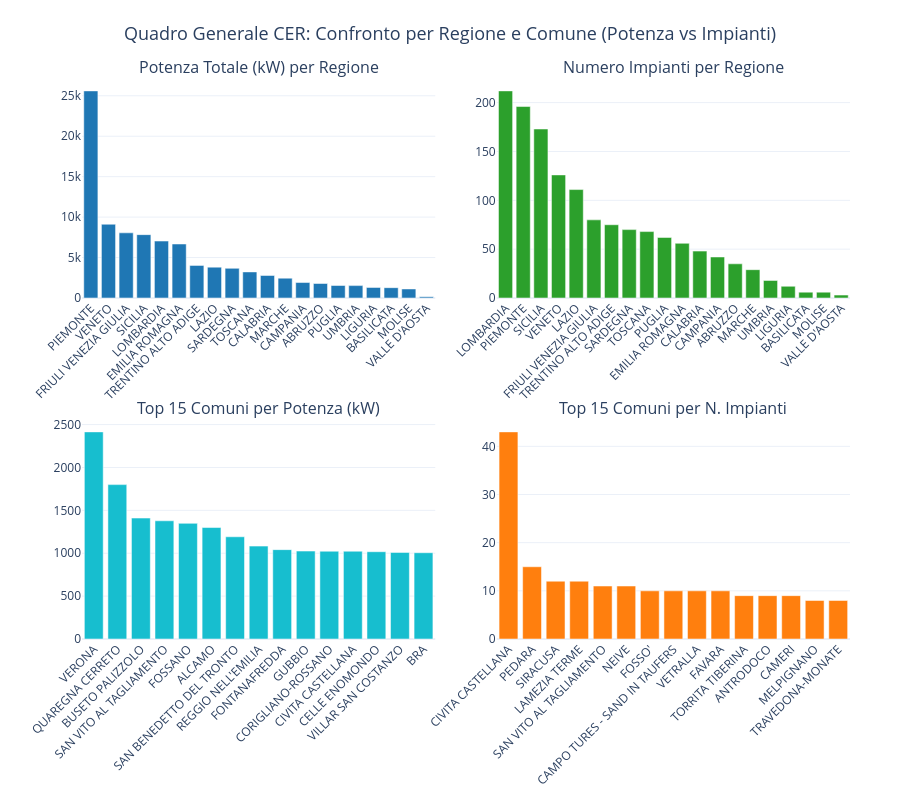

Notebook code for this chart:
### Code cell
import pandas as pd
import plotly.graph_objects as go
from plotly.subplots import make_subplots


#  Aggregazioni per Regione
reg_df = df.groupby('regione').agg(
    tot_potenza_kw=('potenza_totale_kw', 'sum'),
    tot_impianti=('numero_impianti', 'sum')
).reset_index()

reg_kw = reg_df.sort_values(by='tot_potenza_kw', ascending=False)
reg_imp = reg_df.sort_values(by='tot_impianti', ascending=False)

#  Aggregazioni per Comune (Top 15)
com_df = df.groupby(['comune', 'provincia', 'regione']).agg(
    tot_potenza_kw=('potenza_totale_kw', 'sum'),
    tot_impianti=('numero_impianti', 'sum')
).reset_index()

com_kw = com_df.sort_values(by='tot_potenza_kw', ascending=False).head(15)
com_imp = com_df.sort_values(by='tot_impianti', ascending=False).head(15)

#  Creazione della griglia 2x2 per i 4 grafici
fig = make_subplots(
    rows=2, cols=2,
    subplot_titles=(
        "Potenza Totale (kW) per Regione",
        "Numero Impianti per Regione",
        "Top 15 Comuni per Potenza (kW)",
        "Top 15 Comuni per N. Impianti"
    ),
    vertical_spacing=0.22,
    horizontal_spacing=0.08
)

# --- Grafico 1: Regioni - Potenza (kW) --- [Riga 1, Colonna 1]
fig.add_trace(
    go.Bar(
        x=reg_kw['regione'], 
        y=reg_kw['tot_potenza_kw'],
        marker_color='#1f77b4',
        name='Potenza kW (Regioni)'
    ),
    row=1, col=1
)

# --- Grafico 2: Regioni - N. Impianti --- [Riga 1, Colonna 2]
fig.add_trace(
    go.Bar(
        x=reg_imp['regione'], 
        y=reg_imp['tot_impianti'],
        marker_color='#2ca02c',
        name='N. Impianti (Regioni)'
    ),
    row=1, col=2
)

# --- Grafico 3: Comuni - Potenza (kW) --- [Riga 2, Colonna 1]
fig.add_trace(
    go.Bar(
        x=com_kw['comune'], 
        y=com_kw['tot_potenza_kw'],
        marker_color='#17becf',
        name='Potenza kW (Comuni)'
    ),
    row=2, col=1
)

# --- Grafico 4: Comuni - N. Impianti --- [Riga 2, Colonna 2]
fig.add_trace(
    go.Bar(
        x=com_imp['comune'], 
        y=com_imp['tot_impianti'],
        marker_color='#ff7f0e',
        name='N. Impianti (Comuni)'
    ),
    row=2, col=2
)

# 5. Configurazione del layout e stili
fig.update_layout(
    title_text="Quadro Generale CER: Confronto per Regione e Comune (Potenza vs Impianti)",
    title_x=0.5,
    title_font_size=18,
    showlegend=False,
    template="plotly_white",
    height=800,
    margin=dict(l=50, r=50, t=80, b=100)
)

# Inclinazione delle etichette degli assi X per leggibilità
fig.update_xaxes(tickangle=-45)

# Visualizzazione e salvataggio
fig.show()
fig.write_html("quadro_generale_cer_2x2.html")

### Figure 1 — Plotly figure (JSON) as saved in the notebook; plotly's stock layout.template omitted (floating-point values rounded to 4 significant figures)
{"data": [{"marker": {"color": "#1f77b4"}, "name": "Potenza kW (Regioni)", "type": "bar", "x": ["PIEMONTE", "VENETO", "FRIULI VENEZIA GIULIA", "SICILIA", "LOMBARDIA", "EMILIA ROMAGNA", "TRENTINO ALTO ADIGE", "LAZIO", "SARDEGNA", "TOSCANA", "CALABRIA", "MARCHE", "CAMPANIA", "ABRUZZO", "PUGLIA", "UMBRIA", "LIGURIA", "BASILICATA", "MOLISE", "VALLE D'AOSTA"], "xaxis": "x", "y": [25600.0, 9119.0, 8058.0, 7835.0, 7040.0, 6675.0, 4034.0, 3816.0, 3669.0, 3225.0, 2786.0, 2453.0, 1914.0, 1794.0, 1546.0, 1532.0, 1307.0, 1280.0, 1119.0, 150.8], "yaxis": "y"}, {"marker": {"color": "#2ca02c"}, "name": "N. Impianti (Regioni)", "type": "bar", "x": ["LOMBARDIA", "PIEMONTE", "SICILIA", "VENETO", "LAZIO", "FRIULI VENEZIA GIULIA", "TRENTINO ALTO ADIGE", "SARDEGNA", "TOSCANA", "PUGLIA", "EMILIA ROMAGNA", "CALABRIA", "CAMPANIA", "ABRUZZO", "MARCHE", "UMBRIA", "LIGURIA", "BASILICATA", "MOLISE", "VALLE D'AOSTA"], "xaxis": "x2", "y": [212, 196, 173, 126, 111, 80, 75, 70, 68, 62, 56, 48, 42, 35, 29, 18, 12, 6, 6, 3], "yaxis": "y2"}, {"marker": {"color": "#17becf"}, "name": "Potenza kW (Comuni)", "type": "bar", "x": ["VERONA", "QUAREGNA CERRETO", "BUSETO PALIZZOLO", "SAN VITO AL TAGLIAMENTO", "FOSSANO", "ALCAMO", "SAN BENEDETTO DEL TRONTO", "REGGIO NELL'EMILIA", "FONTANAFREDDA", "GUBBIO", "CORIGLIANO-ROSSANO", "CIVITA CASTELLANA", "CELLE ENOMONDO", "VILLAR SAN COSTANZO", "BRA"], "xaxis": "x3", "y": [2415.0, 1800.0, 1410.0, 1378.0, 1348.0, 1300.0, 1192.0, 1083.0, 1042.0, 1025.0, 1023.0, 1023.0, 1018.0, 1009.0, 1006.0], "yaxis": "y3"}, {"marker": {"color": "#ff7f0e"}, "name": "N. Impianti (Comuni)", "type": "bar", "x": ["CIVITA CASTELLANA", "PEDARA", "SIRACUSA", "LAMEZIA TERME", "SAN VITO AL TAGLIAMENTO", "NEIVE", "FOSSO'", "CAMPO TURES - SAND IN TAUFERS", "VETRALLA", "FAVARA", "TORRITA TIBERINA", "ANTRODOCO", "CAMERI", "MELPIGNANO", "TRAVEDONA-MONATE"], "xaxis": "x4", "y": [43, 15, 12, 12, 11, 11, 10, 10, 10, 10, 9, 9, 9, 8, 8], "yaxis": "y4"}], "layout": {"annotations": [{"font": {"size": 16}, "showarrow": false, "text": "Potenza Totale (kW) per Regione", "x": 0.23, "xanchor": "center", "xref": "paper", "y": 1, "yanchor": "bottom", "yref": "paper"}, {"font": {"size": 16}, "showarrow": false, "text": "Numero Impianti per Regione", "x": 0.77, "xanchor": "center", "xref": "paper", "y": 1, "yanchor": "bottom", "yref": "paper"}, {"font": {"size": 16}, "showarrow": false, "text": "Top 15 Comuni per Potenza (kW)", "x": 0.23, "xanchor": "center", "xref": "paper", "y": 0.39, "yanchor": "bottom", "yref": "paper"}, {"font": {"size": 16}, "showarrow": false, "text": "Top 15 Comuni per N. Impianti", "x": 0.77, "xanchor": "center", "xref": "paper", "y": 0.39, "yanchor": "bottom", "yref": "paper"}], "height": 800, "margin": {"b": 100, "l": 50, "r": 50, "t": 80}, "showlegend": false, "title": {"font": {"size": 18}, "text": "Quadro Generale CER: Confronto per Regione e Comune (Potenza vs Impianti)", "x": 0.5}, "xaxis": {"anchor": "y", "domain": [0, 0.46], "tickangle": -45}, "xaxis2": {"anchor": "y2", "domain": [0.54, 1], "tickangle": -45}, "xaxis3": {"anchor": "y3", "domain": [0, 0.46], "tickangle": -45}, "xaxis4": {"anchor": "y4", "domain": [0.54, 1], "tickangle": -45}, "yaxis": {"anchor": "x", "domain": [0.61, 1]}, "yaxis2": {"anchor": "x2", "domain": [0.61, 1]}, "yaxis3": {"anchor": "x3", "domain": [0, 0.39]}, "yaxis4": {"anchor": "x4", "domain": [0, 0.39]}}}
